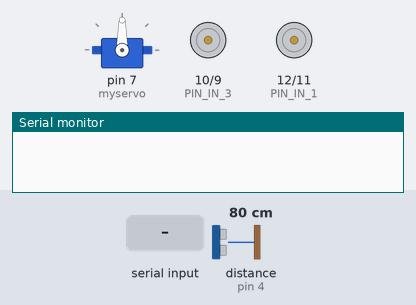
The sketch below on a simulated Arduino Uno, built with avr-gcc and run on an emulated ATmega328P. Shown: servo, motor-driver pin pairs drawn as motors (green arrow = first pin HIGH = forward, orange = second pin HIGH = backward, longer = more drive), the last lines printed to the serial monitor. Inputs (shaded band) come from the test bench; at power-on: distance to the obstacle (sensor on pin 4) 80 cm. The echo pulse lasts 58.3 µs per cm.

Above: at 1.7 s.
1.8 s: "X" received over the second serial link
At 2.7 s:
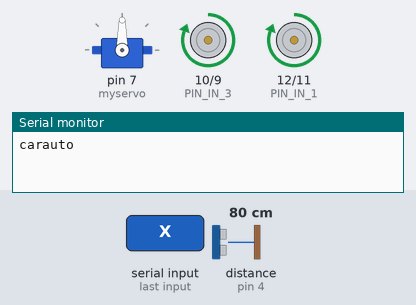
3.3 s: distance to the obstacle (sensor on pin 4) set to 28 cm
4.8 s: distance to the obstacle (sensor on pin 4) set to 25 cm
At 5.2 s:
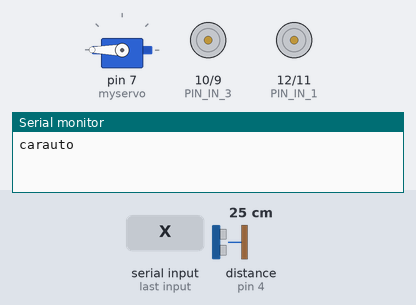
7.8 s: distance to the obstacle (sensor on pin 4) set to 2 cm
At 9.4 s:
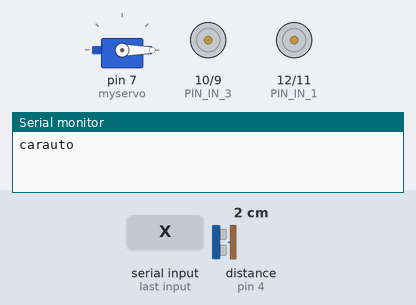
9.8 s: distance to the obstacle (sensor on pin 4) set to 35 cm
At 10.9 s:
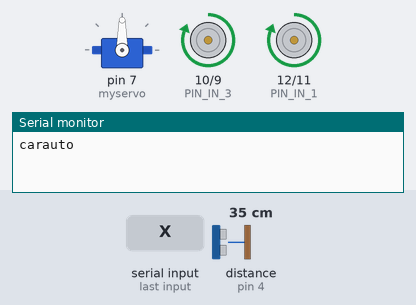
11.8 s: distance to the obstacle (sensor on pin 4) set to 4 cm
At 12.8 s:
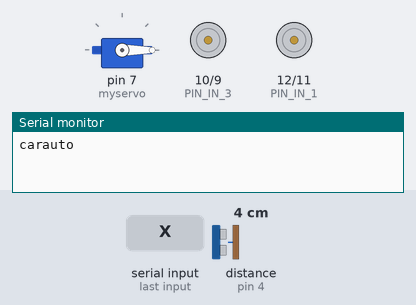
Timing chart, 0 to 15.8 s (numbered marks = the images above; inputs shaded):
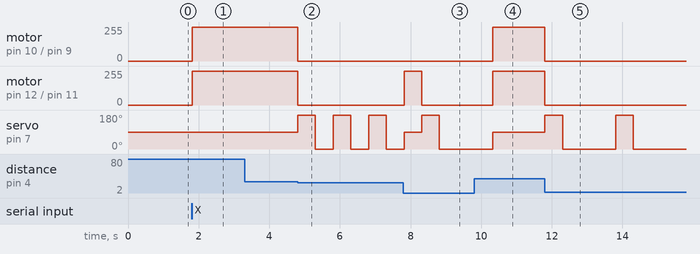

The sketch:

codearduino.ino
```cpp
/**** Giới thiệu code ***************
 *  Điều kiển theo các nút bấm và điểu kiển tự động như sau:
 *  Code sử dụng biến giới hạn là 25 cm để xác định khoảng cách cần dừng.
 *  Khi ta muốn thay đổi khoảng cách, ta thay đổi tham số "gioihan" đang để mặc định là 25. ( đơn vị cm)
 *  Xe ưu tiên rẽ trái trong các trường  hợp phía trước có vật cản.
 *  Ví dụ: khi khoang cách phía trước <25 , cảm biến đo bên trái trước, nếu không có vật cản thì xe rẽ trái. nếu bên trái cũng có vật cản
 *  lúc đó xe mới kiểm tra bên phải.
 *  Khi cả phía trước, trái ,phải, sau đều có chướng ngại vật. xe đứng im và đo lại khoảng cách
 *  Khi cả phía trước, trái ,phải đều có chướng ngại vật. xe đi lùi 1 đoạn và đo lại khoảng cách
 */

#include "SoftwareSerial.h"


#include <Servo.h>
#define PIN_IN_1 12
#define PIN_IN_2 11
#define PIN_IN_3 10
#define PIN_IN_4 9
#define trig 5
#define echo 4
Servo myservo;
SoftwareSerial HC05(3,2);
char command;
int gioihan = 25;
unsigned long thoigian;
int khoangcach;
int khoangcachtrai,khoangcachphai, khoangcachsau;

void setup() {
  // put your setup code here, to run once:
  myservo.attach(7); //chân của servo nối với arduino
  pinMode(trig,OUTPUT); //chân trig phát tín hiệu
  pinMode(echo,INPUT); //chân echo nhân tín hiệu
  HC05.begin(9600);
  Serial.begin(9600);
  pinMode(PIN_IN_1, OUTPUT);
  pinMode(PIN_IN_2, OUTPUT);
  pinMode(PIN_IN_3, OUTPUT);
  pinMode(PIN_IN_4, OUTPUT);
  digitalWrite(PIN_IN_1,LOW);
  digitalWrite(PIN_IN_2,LOW);
  digitalWrite(PIN_IN_3,LOW);
  digitalWrite(PIN_IN_4,LOW);
  myservo.write(90);
  delay(500);
}

void loop() {
  if (HC05.available()>0) {
  command=HC05.read();
  HC05.println(command);
  if(command=='F'){
    khoangcach=0;
    dokhoangcach();
    if(khoangcach<=gioihan){
      stop();
    HC05.println("stop");
    }
    else{
      moveForward();
    }
  }
  if(command=='B'){
     moveBack();
  }
  if(command=='L'){
     moveLeft();
  }
  if(command=='R'){
     moveRight();
  }
  if(command=='S'){
    stop();
  }
  if(command=='X'){
     Serial.println("carauto");
    carauto();
    while(Serial.available()==0){
      carauto();
    }
}
}
}

void carauto(){
  khoangcach=0;
  dokhoangcach();
  if(khoangcach>gioihan||khoangcach==0){
    dokhoangcach();
    if(khoangcach>gioihan||khoangcach==0)
     {
       moveForward();
     }
  }
  else{
     resetdongco();
      quaycbtrai();

      khoangcachtrai=khoangcach;

      quaycbphai();
      khoangcachphai=khoangcach;
      if(khoangcachphai<10 && khoangcachtrai<10){
        quaycbvesau();
        khoangcachsau=khoangcach;
        if(khoangcachsau < 10) {
          resetdongco();
        }
        else {
        moveBack();
        }
      }
      else
      {
        if(khoangcachphai>khoangcachtrai)
        {
          moveLeft();
          delay(500);
        }
        if(khoangcachphai<khoangcachtrai)
        {
          moveRight();
          delay(500);
        }
      }
  }
}
void dokhoangcach(){
  digitalWrite(trig,0); //tắt chân trig
  delayMicroseconds(2);
  digitalWrite(trig,1); //phát sóng từ chân trig
  delayMicroseconds(10);
  digitalWrite(trig,0); //tắt chân trig
  //tính thời gian
  thoigian = pulseIn(echo,HIGH);
  //khoảng cách đến vật
  khoangcach = int(thoigian/2/29.412);
}

void resetdongco()
{
  digitalWrite(PIN_IN_1,LOW);
  digitalWrite(PIN_IN_2,LOW);
  digitalWrite(PIN_IN_3,LOW);
  digitalWrite(PIN_IN_4,LOW);
}

void moveForward() {
  digitalWrite(PIN_IN_1, HIGH);
  digitalWrite(PIN_IN_2, LOW);
  digitalWrite(PIN_IN_3, HIGH);
  digitalWrite(PIN_IN_4, LOW);
}

void moveBack() {
  digitalWrite(PIN_IN_1, LOW);
  digitalWrite(PIN_IN_2, HIGH);
  digitalWrite(PIN_IN_3, LOW);
  digitalWrite(PIN_IN_4, HIGH);
}

void moveLeft() {
  digitalWrite(PIN_IN_1, LOW);
  digitalWrite(PIN_IN_2, LOW);
  digitalWrite(PIN_IN_3, HIGH);
  digitalWrite(PIN_IN_4, LOW);
}

void moveRight() {
  digitalWrite(PIN_IN_1, HIGH);
  digitalWrite(PIN_IN_2, LOW);
  digitalWrite(PIN_IN_3, LOW);
  digitalWrite(PIN_IN_4, LOW);
}

void stop() {
  digitalWrite(PIN_IN_1, LOW);
  digitalWrite(PIN_IN_2, LOW);
  digitalWrite(PIN_IN_3, LOW);
  digitalWrite(PIN_IN_4, LOW);
}

void quaycbtrai(){
  myservo.write(180);
  delay(500);
  dokhoangcach();
  myservo.write(90);
}
void quaycbphai(){
  myservo.write(0);
  delay(500);
  dokhoangcach();
  myservo.write(90);
}

void quaycbvesau()
{
  myservo.write(-90);
  delay(1000);
   dokhoangcach();
  myservo.write(90);
}

void resetservo(){
  myservo.write(90);
}
```

Measured:
- the behaviour switches between 27 and 26 cm on distance to the obstacle (sensor on pin 4) (found by bisection; images 1 and 2)
- after the input at 1.8 s, motor on pin 10 (PIN_IN_3) / pin 9 (PIN_IN_4), motor on pin 12 (PIN_IN_1) / pin 11 (PIN_IN_2): stopped → forward 255/255 at once
- after the input at 3.3 s, every drawn part: stays the same
- after the input at 4.8 s, motor on pin 10 (PIN_IN_3) / pin 9 (PIN_IN_4), motor on pin 12 (PIN_IN_1) / pin 11 (PIN_IN_2): forward 255/255 → stopped at once; servo on pin 7 (myservo): alternates 180° for 0.50 s and 0° for 0.50 s, starting at once
- after the input at 7.8 s, motor on pin 12 (PIN_IN_1) / pin 11 (PIN_IN_2): stopped → forward 255/255 at once, → stopped 0.50 s later
- after the input at 9.8 s, motor on pin 10 (PIN_IN_3) / pin 9 (PIN_IN_4), motor on pin 12 (PIN_IN_1) / pin 11 (PIN_IN_2): stopped → forward 255/255 after 0.53 s
- after the input at 11.8 s, motor on pin 10 (PIN_IN_3) / pin 9 (PIN_IN_4), motor on pin 12 (PIN_IN_1) / pin 11 (PIN_IN_2): forward 255/255 → stopped at once; servo on pin 7 (myservo): alternates 180° for 0.50 s and 0° for 1.5 s, starting at once
